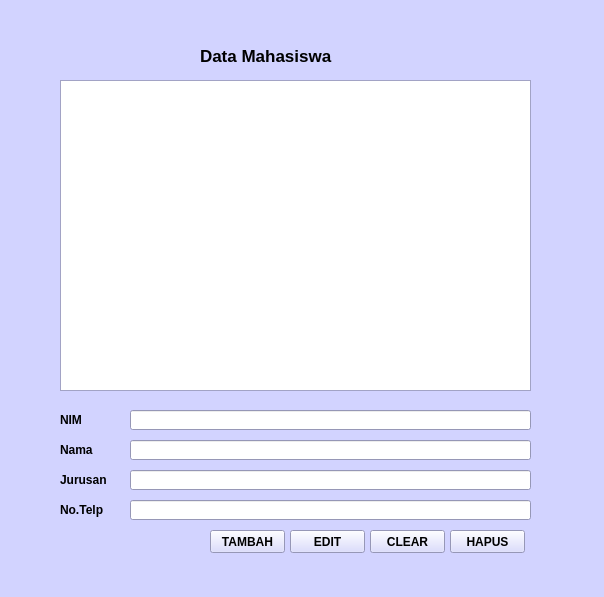
<?xml version="1.0" encoding="UTF-8"?>
<ui version="4.0">
 <class>Form</class>
 <widget class="QWidget" name="Form">
  <property name="geometry">
   <rect>
    <x>0</x>
    <y>0</y>
    <width>604</width>
    <height>597</height>
   </rect>
  </property>
  <property name="palette">
   <palette>
    <active>
     <colorrole role="WindowText">
      <brush brushstyle="SolidPattern">
       <color alpha="255">
        <red>0</red>
        <green>0</green>
        <blue>0</blue>
       </color>
      </brush>
     </colorrole>
     <colorrole role="Button">
      <brush brushstyle="SolidPattern">
       <color alpha="255">
        <red>210</red>
        <green>211</green>
        <blue>255</blue>
       </color>
      </brush>
     </colorrole>
     <colorrole role="Light">
      <brush brushstyle="SolidPattern">
       <color alpha="255">
        <red>255</red>
        <green>255</green>
        <blue>255</blue>
       </color>
      </brush>
     </colorrole>
     <colorrole role="Midlight">
      <brush brushstyle="SolidPattern">
       <color alpha="255">
        <red>232</red>
        <green>233</green>
        <blue>255</blue>
       </color>
      </brush>
     </colorrole>
     <colorrole role="Dark">
      <brush brushstyle="SolidPattern">
       <color alpha="255">
        <red>105</red>
        <green>105</green>
        <blue>127</blue>
       </color>
      </brush>
     </colorrole>
     <colorrole role="Mid">
      <brush brushstyle="SolidPattern">
       <color alpha="255">
        <red>140</red>
        <green>141</green>
        <blue>170</blue>
       </color>
      </brush>
     </colorrole>
     <colorrole role="Text">
      <brush brushstyle="SolidPattern">
       <color alpha="255">
        <red>0</red>
        <green>0</green>
        <blue>0</blue>
       </color>
      </brush>
     </colorrole>
     <colorrole role="BrightText">
      <brush brushstyle="SolidPattern">
       <color alpha="255">
        <red>255</red>
        <green>255</green>
        <blue>255</blue>
       </color>
      </brush>
     </colorrole>
     <colorrole role="ButtonText">
      <brush brushstyle="SolidPattern">
       <color alpha="255">
        <red>0</red>
        <green>0</green>
        <blue>0</blue>
       </color>
      </brush>
     </colorrole>
     <colorrole role="Base">
      <brush brushstyle="SolidPattern">
       <color alpha="255">
        <red>255</red>
        <green>255</green>
        <blue>255</blue>
       </color>
      </brush>
     </colorrole>
     <colorrole role="Window">
      <brush brushstyle="SolidPattern">
       <color alpha="255">
        <red>210</red>
        <green>211</green>
        <blue>255</blue>
       </color>
      </brush>
     </colorrole>
     <colorrole role="Shadow">
      <brush brushstyle="SolidPattern">
       <color alpha="255">
        <red>0</red>
        <green>0</green>
        <blue>0</blue>
       </color>
      </brush>
     </colorrole>
     <colorrole role="AlternateBase">
      <brush brushstyle="SolidPattern">
       <color alpha="255">
        <red>232</red>
        <green>233</green>
        <blue>255</blue>
       </color>
      </brush>
     </colorrole>
     <colorrole role="ToolTipBase">
      <brush brushstyle="SolidPattern">
       <color alpha="255">
        <red>255</red>
        <green>255</green>
        <blue>220</blue>
       </color>
      </brush>
     </colorrole>
     <colorrole role="ToolTipText">
      <brush brushstyle="SolidPattern">
       <color alpha="255">
        <red>0</red>
        <green>0</green>
        <blue>0</blue>
       </color>
      </brush>
     </colorrole>
    </active>
    <inactive>
     <colorrole role="WindowText">
      <brush brushstyle="SolidPattern">
       <color alpha="255">
        <red>0</red>
        <green>0</green>
        <blue>0</blue>
       </color>
      </brush>
     </colorrole>
     <colorrole role="Button">
      <brush brushstyle="SolidPattern">
       <color alpha="255">
        <red>210</red>
        <green>211</green>
        <blue>255</blue>
       </color>
      </brush>
     </colorrole>
     <colorrole role="Light">
      <brush brushstyle="SolidPattern">
       <color alpha="255">
        <red>255</red>
        <green>255</green>
        <blue>255</blue>
       </color>
      </brush>
     </colorrole>
     <colorrole role="Midlight">
      <brush brushstyle="SolidPattern">
       <color alpha="255">
        <red>232</red>
        <green>233</green>
        <blue>255</blue>
       </color>
      </brush>
     </colorrole>
     <colorrole role="Dark">
      <brush brushstyle="SolidPattern">
       <color alpha="255">
        <red>105</red>
        <green>105</green>
        <blue>127</blue>
       </color>
      </brush>
     </colorrole>
     <colorrole role="Mid">
      <brush brushstyle="SolidPattern">
       <color alpha="255">
        <red>140</red>
        <green>141</green>
        <blue>170</blue>
       </color>
      </brush>
     </colorrole>
     <colorrole role="Text">
      <brush brushstyle="SolidPattern">
       <color alpha="255">
        <red>0</red>
        <green>0</green>
        <blue>0</blue>
       </color>
      </brush>
     </colorrole>
     <colorrole role="BrightText">
      <brush brushstyle="SolidPattern">
       <color alpha="255">
        <red>255</red>
        <green>255</green>
        <blue>255</blue>
       </color>
      </brush>
     </colorrole>
     <colorrole role="ButtonText">
      <brush brushstyle="SolidPattern">
       <color alpha="255">
        <red>0</red>
        <green>0</green>
        <blue>0</blue>
       </color>
      </brush>
     </colorrole>
     <colorrole role="Base">
      <brush brushstyle="SolidPattern">
       <color alpha="255">
        <red>255</red>
        <green>255</green>
        <blue>255</blue>
       </color>
      </brush>
     </colorrole>
     <colorrole role="Window">
      <brush brushstyle="SolidPattern">
       <color alpha="255">
        <red>210</red>
        <green>211</green>
        <blue>255</blue>
       </color>
      </brush>
     </colorrole>
     <colorrole role="Shadow">
      <brush brushstyle="SolidPattern">
       <color alpha="255">
        <red>0</red>
        <green>0</green>
        <blue>0</blue>
       </color>
      </brush>
     </colorrole>
     <colorrole role="AlternateBase">
      <brush brushstyle="SolidPattern">
       <color alpha="255">
        <red>232</red>
        <green>233</green>
        <blue>255</blue>
       </color>
      </brush>
     </colorrole>
     <colorrole role="ToolTipBase">
      <brush brushstyle="SolidPattern">
       <color alpha="255">
        <red>255</red>
        <green>255</green>
        <blue>220</blue>
       </color>
      </brush>
     </colorrole>
     <colorrole role="ToolTipText">
      <brush brushstyle="SolidPattern">
       <color alpha="255">
        <red>0</red>
        <green>0</green>
        <blue>0</blue>
       </color>
      </brush>
     </colorrole>
    </inactive>
    <disabled>
     <colorrole role="WindowText">
      <brush brushstyle="SolidPattern">
       <color alpha="255">
        <red>105</red>
        <green>105</green>
        <blue>127</blue>
       </color>
      </brush>
     </colorrole>
     <colorrole role="Button">
      <brush brushstyle="SolidPattern">
       <color alpha="255">
        <red>210</red>
        <green>211</green>
        <blue>255</blue>
       </color>
      </brush>
     </colorrole>
     <colorrole role="Light">
      <brush brushstyle="SolidPattern">
       <color alpha="255">
        <red>255</red>
        <green>255</green>
        <blue>255</blue>
       </color>
      </brush>
     </colorrole>
     <colorrole role="Midlight">
      <brush brushstyle="SolidPattern">
       <color alpha="255">
        <red>232</red>
        <green>233</green>
        <blue>255</blue>
       </color>
      </brush>
     </colorrole>
     <colorrole role="Dark">
      <brush brushstyle="SolidPattern">
       <color alpha="255">
        <red>105</red>
        <green>105</green>
        <blue>127</blue>
       </color>
      </brush>
     </colorrole>
     <colorrole role="Mid">
      <brush brushstyle="SolidPattern">
       <color alpha="255">
        <red>140</red>
        <green>141</green>
        <blue>170</blue>
       </color>
      </brush>
     </colorrole>
     <colorrole role="Text">
      <brush brushstyle="SolidPattern">
       <color alpha="255">
        <red>105</red>
        <green>105</green>
        <blue>127</blue>
       </color>
      </brush>
     </colorrole>
     <colorrole role="BrightText">
      <brush brushstyle="SolidPattern">
       <color alpha="255">
        <red>255</red>
        <green>255</green>
        <blue>255</blue>
       </color>
      </brush>
     </colorrole>
     <colorrole role="ButtonText">
      <brush brushstyle="SolidPattern">
       <color alpha="255">
        <red>105</red>
        <green>105</green>
        <blue>127</blue>
       </color>
      </brush>
     </colorrole>
     <colorrole role="Base">
      <brush brushstyle="SolidPattern">
       <color alpha="255">
        <red>210</red>
        <green>211</green>
        <blue>255</blue>
       </color>
      </brush>
     </colorrole>
     <colorrole role="Window">
      <brush brushstyle="SolidPattern">
       <color alpha="255">
        <red>210</red>
        <green>211</green>
        <blue>255</blue>
       </color>
      </brush>
     </colorrole>
     <colorrole role="Shadow">
      <brush brushstyle="SolidPattern">
       <color alpha="255">
        <red>0</red>
        <green>0</green>
        <blue>0</blue>
       </color>
      </brush>
     </colorrole>
     <colorrole role="AlternateBase">
      <brush brushstyle="SolidPattern">
       <color alpha="255">
        <red>210</red>
        <green>211</green>
        <blue>255</blue>
       </color>
      </brush>
     </colorrole>
     <colorrole role="ToolTipBase">
      <brush brushstyle="SolidPattern">
       <color alpha="255">
        <red>255</red>
        <green>255</green>
        <blue>220</blue>
       </color>
      </brush>
     </colorrole>
     <colorrole role="ToolTipText">
      <brush brushstyle="SolidPattern">
       <color alpha="255">
        <red>0</red>
        <green>0</green>
        <blue>0</blue>
       </color>
      </brush>
     </colorrole>
    </disabled>
   </palette>
  </property>
  <property name="windowTitle">
   <string>Form</string>
  </property>
  <widget class="QLabel" name="label">
   <property name="geometry">
    <rect>
     <x>200</x>
     <y>40</y>
     <width>181</width>
     <height>31</height>
    </rect>
   </property>
   <property name="font">
    <font>
     <pointsize>13</pointsize>
     <weight>75</weight>
     <bold>true</bold>
    </font>
   </property>
   <property name="text">
    <string>Data Mahasiswa</string>
   </property>
  </widget>
  <widget class="QLabel" name="label_2">
   <property name="geometry">
    <rect>
     <x>60</x>
     <y>410</y>
     <width>171</width>
     <height>20</height>
    </rect>
   </property>
   <property name="font">
    <font>
     <pointsize>9</pointsize>
     <weight>75</weight>
     <bold>true</bold>
    </font>
   </property>
   <property name="text">
    <string>NIM</string>
   </property>
  </widget>
  <widget class="QLineEdit" name="lineEdit">
   <property name="geometry">
    <rect>
     <x>130</x>
     <y>410</y>
     <width>401</width>
     <height>20</height>
    </rect>
   </property>
  </widget>
  <widget class="QLineEdit" name="lineEdit_2">
   <property name="geometry">
    <rect>
     <x>130</x>
     <y>440</y>
     <width>401</width>
     <height>20</height>
    </rect>
   </property>
  </widget>
  <widget class="QLabel" name="label_3">
   <property name="geometry">
    <rect>
     <x>60</x>
     <y>440</y>
     <width>171</width>
     <height>20</height>
    </rect>
   </property>
   <property name="font">
    <font>
     <pointsize>9</pointsize>
     <weight>75</weight>
     <bold>true</bold>
    </font>
   </property>
   <property name="text">
    <string>Nama</string>
   </property>
  </widget>
  <widget class="QLineEdit" name="lineEdit_3">
   <property name="geometry">
    <rect>
     <x>130</x>
     <y>470</y>
     <width>401</width>
     <height>20</height>
    </rect>
   </property>
  </widget>
  <widget class="QLabel" name="label_4">
   <property name="geometry">
    <rect>
     <x>60</x>
     <y>470</y>
     <width>171</width>
     <height>20</height>
    </rect>
   </property>
   <property name="font">
    <font>
     <pointsize>9</pointsize>
     <weight>75</weight>
     <bold>true</bold>
    </font>
   </property>
   <property name="text">
    <string>Jurusan</string>
   </property>
  </widget>
  <widget class="QLineEdit" name="lineEdit_4">
   <property name="geometry">
    <rect>
     <x>130</x>
     <y>500</y>
     <width>401</width>
     <height>20</height>
    </rect>
   </property>
  </widget>
  <widget class="QLabel" name="label_5">
   <property name="geometry">
    <rect>
     <x>60</x>
     <y>500</y>
     <width>171</width>
     <height>20</height>
    </rect>
   </property>
   <property name="font">
    <font>
     <pointsize>9</pointsize>
     <weight>75</weight>
     <bold>true</bold>
    </font>
   </property>
   <property name="text">
    <string>No.Telp</string>
   </property>
  </widget>
  <widget class="QPushButton" name="pushButton">
   <property name="geometry">
    <rect>
     <x>210</x>
     <y>530</y>
     <width>75</width>
     <height>23</height>
    </rect>
   </property>
   <property name="font">
    <font>
     <weight>75</weight>
     <bold>true</bold>
    </font>
   </property>
   <property name="text">
    <string>TAMBAH</string>
   </property>
  </widget>
  <widget class="QPushButton" name="pushButton_2">
   <property name="geometry">
    <rect>
     <x>290</x>
     <y>530</y>
     <width>75</width>
     <height>23</height>
    </rect>
   </property>
   <property name="font">
    <font>
     <weight>75</weight>
     <bold>true</bold>
    </font>
   </property>
   <property name="text">
    <string>EDIT</string>
   </property>
  </widget>
  <widget class="QPushButton" name="pushButton_3">
   <property name="geometry">
    <rect>
     <x>370</x>
     <y>530</y>
     <width>75</width>
     <height>23</height>
    </rect>
   </property>
   <property name="font">
    <font>
     <weight>75</weight>
     <bold>true</bold>
    </font>
   </property>
   <property name="text">
    <string>CLEAR</string>
   </property>
  </widget>
  <widget class="QPushButton" name="pushButton_4">
   <property name="geometry">
    <rect>
     <x>450</x>
     <y>530</y>
     <width>75</width>
     <height>23</height>
    </rect>
   </property>
   <property name="font">
    <font>
     <weight>75</weight>
     <bold>true</bold>
    </font>
   </property>
   <property name="text">
    <string>HAPUS</string>
   </property>
  </widget>
  <widget class="QListWidget" name="listWidget">
   <property name="geometry">
    <rect>
     <x>60</x>
     <y>80</y>
     <width>471</width>
     <height>311</height>
    </rect>
   </property>
  </widget>
 </widget>
 <resources/>
 <connections/>
</ui>
